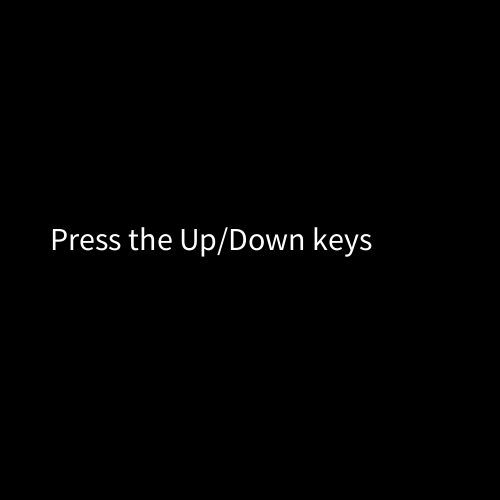
Frame 1 (no input)
Frame 60 (the mouse pressed at the canvas centre just before this capture): identical to frame 1, image omitted
Frame 120 (the mouse held since frame 60 and released just before this capture): identical to frame 1, image omitted

The Processing sketch that drew this single still picture (run headless with seeded random() and noise(); from frame 60 on, the mouse is pressed at the canvas centre):

// Processing sketch: processing_121452
// ── processing_121452.pde

float timer;

int y= int(random(500));
int c=0;
int p=0;

boolean gameover = false;
Ball theBall;
Paddle playerPaddle;
ai aiPaddle;

float xPos=10, yPos=250;
Dot[] dots = new Dot[5];

void setup(){
  timer = 0;
  size(500, 500);
  smooth();
  
  //Pong stuff
  theBall = new Ball();
  playerPaddle = new Paddle();
  aiPaddle = new ai();
  
  //PacMan stuff
  for (int i=0; i < dots.length;i++) {
  dots[i] = new Dot(i*100+35, 250, 30, 30, xPos, yPos);
}
  }

void draw() {
    timer = timer + 0.25;
    background(0);
    //Title Page
    if (timer <50){
    textSize(32);
    text("Press the Up/Down keys", 50,250);
  }
    
    if (timer >= 50 && timer <150){//Display Pong
      background(0);
      aiPaddle.aishow();
      playerPaddle.display();
      playerPaddle.keyMovement();
      theBall.move();
      theBall.bounce();
      theBall.display();
  }
    if (timer >=150 && timer <200){ //Display PacMan
       background(0);
       textSize(32);
       text("Press the Left/Right keys", 50,250);
     }
       
     if (timer >=200 && timer <300){
       drawpacMan(); //showpacMan when keys are pressed
  
        //key movement
        if (keyPressed) {
          /*if (keyCode==UP||key=='w') {
            yPos--;
          }
          else*/ if (keyCode==RIGHT||key=='d') {
            xPos=xPos+2;
          }
         /* else if (keyCode==DOWN||key=='s') {
            yPos++;
          }*/
          else if (keyCode==LEFT||key=='a') {
            xPos--;
        } 
  }
  
  //Draw dots on screen
  for (int i=0; i <dots.length; i++) {
    dots[i].display();
    dots[i].collision(xPos,yPos);
  }
    }
    
    //Draw Mario
    if (timer >=300){
      background(0);
  } 
    if (timer >=310){
      noStroke();
        
      fill(255,0,0);
      rect(200,125,120,20);
}
    if (timer >=320){
      rect(180,145,200,20);
}  
    if (timer >=330){
      fill(102,51,0); //brown
      rect(180,165,60,20);
      fill(255,229,204); //skin
      rect(240,165,60,20);
      fill(0); 
      rect(300,165,20,20);
      fill(255,229,204);
      rect(320,165,20,20);
} 
    if (timer >=340){
      fill(102,51,0);
      rect(160,185,20,20);
      fill(255,229,204);
      rect(180,185,20,20);
      fill(102,51,0);
      rect(200,185,20,20);
      fill(255,229,204);
      rect(220,185,80,20);
      fill(0);
      rect(300,185,20,20);
      fill(255,229,204);
      rect(320,185,60,20);
}  

    if (timer >=350){
      fill(102,51,0);
      rect(160,205,20,20);
      fill(255,229,204);
      rect(180,205,20,20);
      fill(102,51,0);
      rect(200,205,40,20);
      fill(255,229,204);
      rect(240,205,80,20);
      fill(0);
      rect(320,205,20,20);
      fill(255,229,204);
      rect(340,205,60,20);
}

    if(timer >=360){
      fill(102,51,0);
      rect(160,225,40,20);
      fill(255,229,204);
      rect(200,225,100,20);
      fill(0);
      rect(300,225,80,20);    
}

    if(timer >=370){
      fill(255,229,204);
      rect(200,245,160,20); 
}
    if(timer >=380){
      fill(255,0,0);
      rect(180,265,40,20);
      fill(0,0,255);
      rect(220,265,20,20);
      fill(255,0,0);
      rect(240,265,80,20);
}
    if(timer >=390){
      rect(160,285,60,20);
      fill(0,0,255);
      rect(220,285,20,20);
      fill(255,0,0);
      rect(240,285,40,20);
      fill(0,0,255);
      rect(280,285,20,20);
      fill(255,0,0);
      rect(300,285,60,20);
}
    if(timer >=400){
      rect(140,305,80,20);
      fill(0,0,255);
      rect(220,305,80,20);
      fill(255,0,0);
      rect(300,305,80,20);
}
    if(timer >=410){
      fill(255,229,204);
      rect(140,325,40,20);
      fill(255,0,0);
      rect(180,325,20,20);
      fill(0,0,255);
      rect(200,325,20,20);
      fill(255,255,0);
      rect(220,325,20,20);
      fill(0,0,255);
      rect(240,325,40,20);
      fill(255,255,0);
      rect(260,325,20,20);
      fill(0,0,255);
      rect(280,325,20,20);
      fill(255,0,0);
      rect(300,325,20,20);
      fill(255,229,204);
      rect(320,325,40,20);
}
    if(timer >=420){
      rect(140,345,60,20);
      fill(0,0,255);
      rect(200,345,120,20);
      fill(255,229,204);
      rect(320,345,60,20);
}
    if(timer >=430){
      fill(0,0,255);
      rect(180,365,60,20);
      rect(280,365,60,20);
}
    if(timer >=440){
      fill(102,51,0);
      rect(160,385,60,20);
      rect(300,385,60,20);
}

    if(timer >=450){
      rect(140,405,80,10);
      rect(300,405,80,10);
}

    if(timer>480){
      size(1000,700);
      background(255);
    }
    if(timer>490){
fill(0);
rect(105,125,20,10);
rect(410,125,20,10);
    }
        if(timer>500){
rect(105,135,40,10);
rect(390,135,40,10);
    }
    
            if(timer>510){
rect(105,145,50,10);
rect(380,145,50,10);
    }
    
             if(timer>520){
rect(105,155,60,10);
rect(370,155,60,10);
    }
             if(timer>530){
rect(105,165,40,10);
fill(255,255,0);
rect(145,165,20,10);
fill(0);
rect(165,165,10,10);
rect(360,165,10,10);
fill(255,255,0);
rect(370,165,20,10);
fill(0);
rect(390,165,40,10);
    }
               if(timer>540){
rect(115,175,30,10);
fill(255,255,0);
rect(145,175,30,10);
fill(0);
rect(175,175,10,10);
rect(350,175,10,10);
fill(255,255,0);
rect(360,175,40,10);
fill(0);
rect(400,175,20,10);

    }  
               if(timer>550){
rect(115,185,20,10);
fill(255,255,0);
rect(135,185,50,10);
fill(0);
rect(185,185,10,10);
rect(340,185,10,10);
fill(255,255,0);
rect(350,185,50,10);
fill(0);
rect(400,185,20,10);

    } 
   
               if(timer>560){
rect(125,195,10,10);
fill(255,255,0);
rect(135,195,50,10);
fill(0);
rect(185,195,20,10);
rect(235,195,70,10);
rect(330,195,10,10);
fill(255,255,0);
rect(340,195,60,10);
fill(0);
rect(400,195,10,10);

    }   
               if(timer>570){
rect(125,205,10,10);
fill(255,255,0);
rect(135,205,60,10);
fill(0);
rect(195,205,40,10);
fill(255,255,0);
rect(235,205,70,10);
fill(0);
rect(305,205,40,10);
fill(255,255,0);
rect(345,205,50,10);
fill(0);
rect(395,205,10,10);

    }  
               if(timer>580){
rect(135,215,10,10);
fill(255,255,0);
rect(145,215,40,10);
fill(0);
rect(185,215,20,10);
fill(255,255,0);
rect(205,215,130,10);
fill(0);
rect(335,215,20,10);
fill(255,255,0);
rect(355,215,30,10);
fill(0);
rect(385,215,10,10);

    }    
               if(timer>590){
rect(135,225,10,10);
fill(255,255,0);
rect(145,225,230,10);
fill(0);
rect(375,225,10,10);

    }   

               if(timer>600){
rect(145,235,10,10);
fill(255,255,0);
rect(155,235,210,10);
fill(0);
rect(365,235,10,10);
    }   
               if(timer>610){
rect(145,245,10,10);
fill(255,255,0);
rect(155,245,10,10);
fill(0);
rect(165,245,10,10);
fill(255,255,0);
rect(175,245,170,10);
fill(0);
rect(345,245,10,10);
fill(255,255,0);
rect(355,245,10,10);
fill(0);
rect(365,245,10,10);
    }       
               if(timer>620){
rect(155,255,10,10);
fill(255,255,0);
rect(165,255,190,10);
fill(0);
rect(355,255,10,10);
    }  
               if(timer>630){
rect(155,265,10,10);
fill(255,255,0);
rect(165,265,190,10);
fill(0);
rect(355,265,10,10);
    }      

               if(timer>640){
rect(145,275,10,10);
fill(255,255,0);
rect(155,275,210,10);
fill(0);
rect(365,275,10,10);
    }      
               if(timer>650){
rect(145,285,10,10);
fill(255,255,0);
rect(155,285,40,10);
fill(0);
rect(195,285,20,10);
fill(255,255,0);
rect(215,285,90,10);
fill(0);
rect(305,285,20,10);
fill(255,255,0);
rect(325,285,40,10);
fill(0);
rect(365,285,10,10);
    }    

               if(timer>660){
rect(145,295,10,10);
fill(255,255,0);
rect(155,295,30,10);
fill(0);
rect(185,295,10,10);
fill(255);
rect(195,295,10,10);
fill(0);
rect(205,295,20,10);
fill(255,255,0);
rect(225,295,70,10);
fill(0);
rect(295,295,20,10);
fill(255);
rect(315,295,10,10);
fill(0);
rect(325,295,10,10);
fill(255,255,0);
rect(335,295,30,10);
fill(0);
rect(365,295,10,10);
    }      
               if(timer>670){
rect(135,305,20,10);
fill(255,255,0);
rect(155,305,30,10);
fill(0);
rect(185,305,40,10);
fill(255,255,0);
rect(225,305,70,10);
fill(0);
rect(295,305,40,10);
fill(255,255,0);
rect(335,305,30,10);
fill(0);
rect(365,305,20,10);
    }  

               if(timer>680){
rect(135,315,10,10);
fill(255,255,0);
rect(145,315,50,10);
fill(0);
rect(195,315,20,10);
fill(255,255,0);
rect(215,315,40,10);
fill(0);
rect(255,315,20,10);
fill(255,255,0);
rect(275,315,30,10);
fill(0);
rect(305,315,20,10);
fill(255,255,0);
rect(325,315,50,10);
fill(0);
rect(375,315,10,10);
    }    

               if(timer>690){
rect(135,325,10,10);
fill(255,255,0);
rect(145,325,30,10);
fill(0);
rect(175,325,10,10);
fill(255,255,0);
rect(185,325,150,10);
fill(0);
rect(335,325,10,10);
fill(255,255,0);
rect(345,325,30,10);
fill(0);
rect(375,325,10,10);
    }       
  
                if(timer>700){
rect(135,335,10,10);
fill(255,255,0);
rect(145,335,10,10);
fill(0);
rect(155,335,30,10);
fill(255,255,0);
rect(185,335,150,10);
fill(0);
rect(335,335,30,10);
fill(255,255,0);
rect(365,335,10,10);
fill(0);
rect(375,335,10,10);
    }    
    
               if(timer>710){
rect(145,345,20,10);
fill(255,0,0);
rect(165,345,10,10);
fill(0);
rect(175,345,10,10);
fill(255,255,0);
rect(185,345,40,10);
fill(0);
rect(225,345,10,10);
fill(255,255,0);
rect(235,345,20,10);
fill(0);
rect(254,345,20,10);
fill(255,255,0);
rect(275,345,20,10);
fill(0);
rect(295,345,10,10);
fill(255,255,0);
rect(305,345,30,10);
fill(0);
rect(335,345,10,10);
fill(255,0,0);
rect(345,345,10,10);
fill(0);
rect(355,345,20,10);
    }    
    
                    if(timer>720){
rect(145,355,10,10);
fill(255,255,0);
rect(155,355,10,10);
fill(0);
rect(165,355,20,10);
fill(255,255,0);
rect(185,355,50,10);
fill(0);
rect(235,355,20,10);
fill(255,255,0);
rect(255,355,20,10);
fill(0);
rect(275,355,20,10);
fill(255,255,0);
rect(295,355,40,10);
fill(0);
rect(335,355,20,10);
fill(255,255,0);
rect(355,355,10,10);
fill(0);
rect(365,355,10,10);
    }   
    
                        if(timer>730){
rect(155,365,10,10);
fill(255,255,0);
rect(165,365,190,10);
fill(0);
rect(355,365,10,10);
    }   
    
                          if(timer>740){
rect(155,375,30,10);
fill(255,255,0);
rect(185,375,150,10);
fill(0);
rect(335,375,30,10);
    }    
                             if(timer>750){
rect(185,375,30,10);
fill(255,255,0);
rect(185,375,90,10);
fill(0);
rect(325,375,30,10);

    }     
   
   if(timer>780){
  timer = 0; }
}

//Pong stuff
class Ball {
  int x;
  boolean up, right;
  Ball() {
    x= 250;
    up=false;
    right=true;
  }
  
  void display(){
    fill(255);
    ellipse(x, y, 10, 10);
  }
  void move(){
    if (up==true){
      y=y-2;
    }
    if (up==false){
      y=y+2;
    }
    if (right==true){
      x=x+2;
    }
    if (right==false){
      x=x-2;
    }
  }
 
  void bounce(){
    if (get(x-5, y)!= color(0)){
      right=true;
    }
    if (get(x+5, y) != color(0)){
      right=false;
    }
    if (get(x, y-5) != color(0)){
      up=false;
    }
    if (get(x, y+5) != color(0)){
      up=true;
    }
    if (x<5){
      gameover = true;
      c++;
    }
  }
}
 
class ai{
  void aishow()
  {
    rect(490, y-30, 5, 60);
  }
}
 
class Paddle {
  int paddleY;
  Paddle(){
    paddleY=210;
  }
  void display(){
    rect(5, paddleY, 5, 60);
  }
  void keyMovement(){
    if (keyPressed==true){
      if (keyCode == UP){
        paddleY=paddleY-3;
      }
      if (keyCode== DOWN){
        paddleY=paddleY+3;
      }
    }
  }
}
 
void mouseClicked(){
  gameover = false;
  redraw();
}

void drawpacMan() {
  /*if (keyCode==UP||key=='w') {
    fill(255,255,0);
    arc(xPos, yPos, 80, 80, -PI/4, 5*PI/4);
    //Up
  }
  else */if (keyCode==RIGHT||key=='d') {
    fill(255,255,0);
    arc(xPos, yPos, 80, 80, PI/4, 7*PI/4);
    //Right
  }
  /*else if (keyCode==DOWN||key=='s') {
    fill(255,255,0);
    arc(xPos, yPos, 80, 80, -5*PI/4, PI/4);
    //Down
  }
  else */if (keyCode==LEFT||key=='a') {
    fill(255,255,0);
    arc(xPos, yPos, 80, 80, -3*PI/4, 3*PI/4);
    //Left
  }
}

class Dot {
  float x;
  float y;
  float w;
  float h;

  float blahX;
  float blahY;
  
  boolean colliding;
  
  
Dot (float tempX, float tempY, float tempW, float tempH, float tempXPos, float tempYPos){
  x = tempX;
  y = tempY;
  w = tempW;
  h = tempH;
  blahX = tempXPos;
  blahY = tempYPos;

  
  colliding = false;

}

void display() {
  if (colliding){
  fill (255);
  }
  else {
  fill(0);
  }
  ellipse(x,y,w,h);

}

void collision(float pacManX, float pacManY) {
  if(pacManX - x <= abs(10) && pacManY == y){
    colliding = true;
  }
  else {
    colliding = false;
  }
}

}
